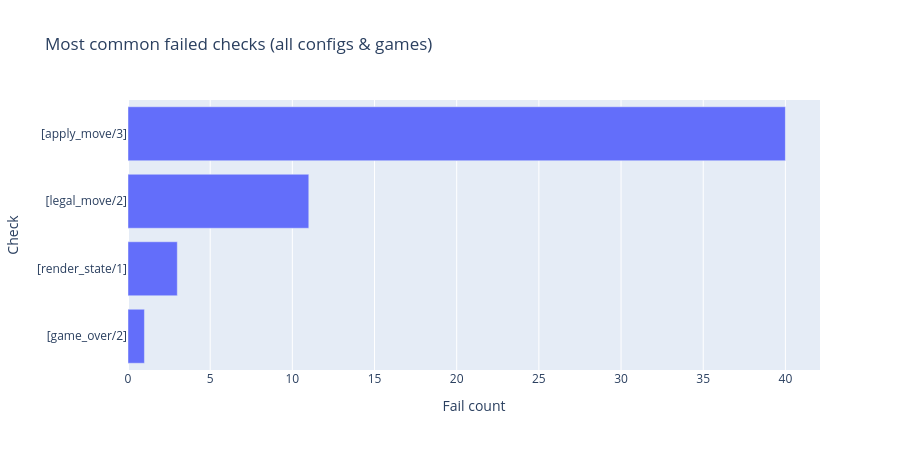
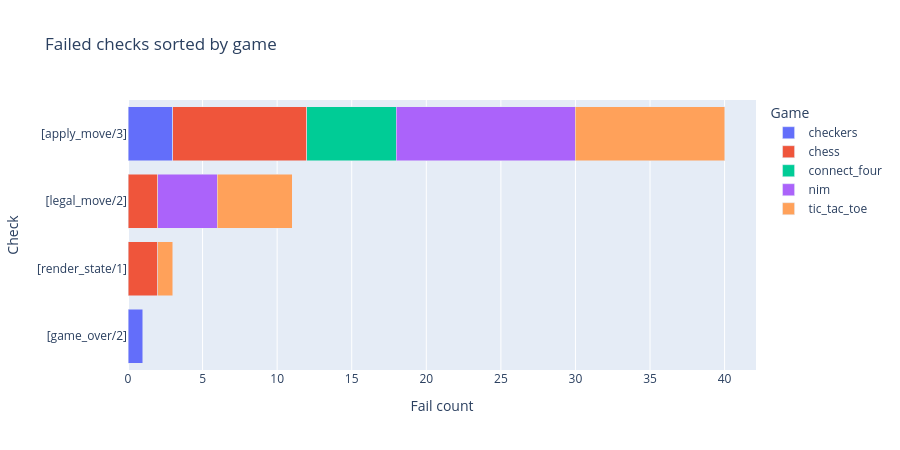

Here is the notebook cell these charts were saved with, in order:
### Code cell
from collections import Counter

failed_rows = df[df["failed_checks"].apply(len) > 0]
all_checks = [check for checks in failed_rows["failed_checks"] for check in checks]

def extract_check_label(s):
    if s.startswith("["):
        return s.split("]")[0] + "]"
    return s[:60]

counter = Counter(extract_check_label(c) for c in all_checks)
error_df = pd.DataFrame(counter.most_common(), columns=["check", "count"])

fig = px.bar(
    error_df,
    x="count", y="check",
    orientation="h",
    title="Most common failed checks (all configs & games)",
    labels={"count": "Fail count", "check": "Check"}
)
fig.update_layout(yaxis={"categoryorder": "total ascending"}, height=450)
fig.show()

check_by_game = []
for _, row in failed_rows.iterrows():
    for check in row["failed_checks"]:
        check_by_game.append({"game_name": row["game_name"], "check": extract_check_label(check)})

cbg_df = (
    pd.DataFrame(check_by_game)
    .groupby(["game_name", "check"])
    .size()
    .reset_index(name="count")
)

fig2 = px.bar(
    cbg_df,
    x="count", y="check", color="game_name",
    orientation="h", barmode="stack",
    title="Failed checks sorted by game",
    labels={"count": "Fail count", "check": "Check", "game_name": "Game"}
)
fig2.update_layout(yaxis={"categoryorder": "total ascending"}, height=450)
fig2.show()

### Figure 1 — Plotly figure (JSON) as saved in the notebook; plotly's stock layout.template omitted (floating-point values rounded to 4 significant figures)
{"data": [{"hovertemplate": "Fail count=%{x}<br>Check=%{y}<extra></extra>", "legendgroup": "", "marker": {"color": "#636efa", "pattern": {"shape": ""}}, "name": "", "orientation": "h", "showlegend": false, "textposition": "auto", "type": "bar", "x": [40, 11, 3, 1], "xaxis": "x", "y": ["[apply_move/3]", "[legal_move/2]", "[render_state/1]", "[game_over/2]"], "yaxis": "y"}], "layout": {"barmode": "relative", "height": 450, "legend": {"tracegroupgap": 0}, "title": {"text": "Most common failed checks (all configs & games)"}, "xaxis": {"anchor": "y", "domain": [0, 1], "title": {"text": "Fail count"}}, "yaxis": {"anchor": "x", "categoryorder": "total ascending", "domain": [0, 1], "title": {"text": "Check"}}}}

### Figure 2 — Plotly figure (JSON) as saved in the notebook; plotly's stock layout.template omitted (floating-point values rounded to 4 significant figures)
{"data": [{"hovertemplate": "Game=checkers<br>Fail count=%{x}<br>Check=%{y}<extra></extra>", "legendgroup": "checkers", "marker": {"color": "#636efa", "pattern": {"shape": ""}}, "name": "checkers", "orientation": "h", "showlegend": true, "textposition": "auto", "type": "bar", "x": [3, 1], "xaxis": "x", "y": ["[apply_move/3]", "[game_over/2]"], "yaxis": "y"}, {"hovertemplate": "Game=chess<br>Fail count=%{x}<br>Check=%{y}<extra></extra>", "legendgroup": "chess", "marker": {"color": "#EF553B", "pattern": {"shape": ""}}, "name": "chess", "orientation": "h", "showlegend": true, "textposition": "auto", "type": "bar", "x": [9, 2, 2], "xaxis": "x", "y": ["[apply_move/3]", "[legal_move/2]", "[render_state/1]"], "yaxis": "y"}, {"hovertemplate": "Game=connect_four<br>Fail count=%{x}<br>Check=%{y}<extra></extra>", "legendgroup": "connect_four", "marker": {"color": "#00cc96", "pattern": {"shape": ""}}, "name": "connect_four", "orientation": "h", "showlegend": true, "textposition": "auto", "type": "bar", "x": [6], "xaxis": "x", "y": ["[apply_move/3]"], "yaxis": "y"}, {"hovertemplate": "Game=nim<br>Fail count=%{x}<br>Check=%{y}<extra></extra>", "legendgroup": "nim", "marker": {"color": "#ab63fa", "pattern": {"shape": ""}}, "name": "nim", "orientation": "h", "showlegend": true, "textposition": "auto", "type": "bar", "x": [12, 4], "xaxis": "x", "y": ["[apply_move/3]", "[legal_move/2]"], "yaxis": "y"}, {"hovertemplate": "Game=tic_tac_toe<br>Fail count=%{x}<br>Check=%{y}<extra></extra>", "legendgroup": "tic_tac_toe", "marker": {"color": "#FFA15A", "pattern": {"shape": ""}}, "name": "tic_tac_toe", "orientation": "h", "showlegend": true, "textposition": "auto", "type": "bar", "x": [10, 5, 1], "xaxis": "x", "y": ["[apply_move/3]", "[legal_move/2]", "[render_state/1]"], "yaxis": "y"}], "layout": {"barmode": "stack", "height": 450, "legend": {"title": {"text": "Game"}, "tracegroupgap": 0}, "title": {"text": "Failed checks sorted by game"}, "xaxis": {"anchor": "y", "domain": [0, 1], "title": {"text": "Fail count"}}, "yaxis": {"anchor": "x", "categoryorder": "total ascending", "domain": [0, 1], "title": {"text": "Check"}}}}
